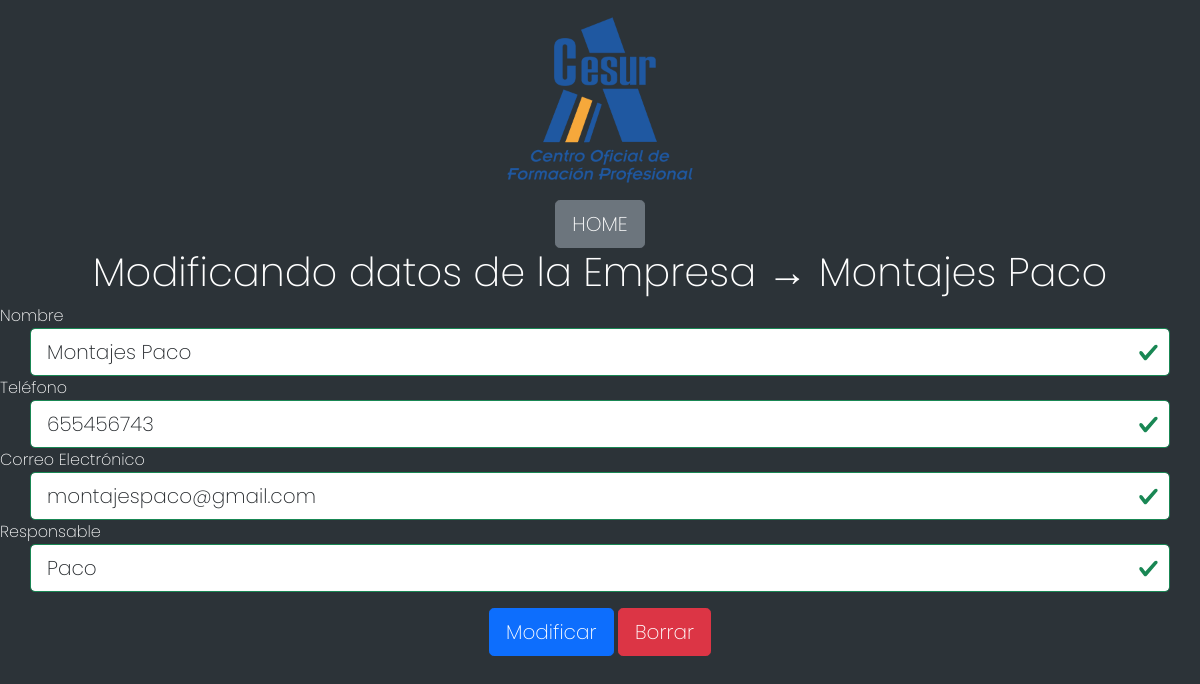
The app's page /php/modEmpresa.php?id=1 (signed in) with its own data.
### tables this page shows
CREATE TABLE `empresa` (
  `ID_Empresa` int NOT NULL AUTO_INCREMENT,
  `Nombre_Empresa` varchar(64) NOT NULL,
  `Telefono` int NOT NULL,
  `Email` varchar(64) NOT NULL,
  `Responsable` varchar(64) NOT NULL,
  `Observaciones` text,
  PRIMARY KEY (`ID_Empresa`)
);

### php/lib/DB.php (called while the page is built, shortened)
<?php
class DB
{
  private $host="localhost";
  private $user="root";
  private $pass="";
  private $db_name="proyectodual";
  private $port="3307";
  private $conexion;
  private $error=false;
  function __construct()
  {
      $this->conexion = new mysqli($this->host, $this->user, $this->pass, $this->db_name, $this->port);
  }
  function hayError(){
    return $this->error;
  }
  function realizarConsulta($consulta){
    if (!$this->hayError()){
      $resultado = $this->conexion->query($consulta);
      return $resultado;
    } else {
      $this->error_msj="Imposible realizar la consulta: ".$consulta;
      return null;
    }
  }
}
?>

### php/lib/consultas.php (called while the page is built, shortened)
<?php
include 'DB.php';
class consultas extends DB
{
    public function empresaAeditar($id) {
		$sql= "SELECT * FROM empresa WHERE ID_Empresa=".$id;
		$resultado = $this->realizarConsulta($sql);
		if ($resultado != null) {
            $tabla = [];
            while ($fila = $resultado->fetch_assoc()) {
                $tabla[] = $fila;
            }
            return $tabla;
        } else {
            return null;
        }
	}
}

### php/modEmpresa.php (the view, shortened to what this page needs)
<?php
    require 'lib/consultas.php';
    $BaseDatos=new consultas();
    $resultado=$BaseDatos->empresaAeditar($_GET["id"]);
?>
<!DOCTYPE html>
<html lang="es">
<head>
    <link rel="stylesheet" href="../css/jquery.dataTables.min.css">
    <link rel="stylesheet" href="../css/bootstrap.min.css">
    <link rel="stylesheet" href="../css/local.css">
</head>
<body>
    <div class="encabezado">
        <img class="logo" alt="logo" src="../img/CESUR-web.png">
    </div>
<div class="text-center">
    <a href="index.php"><input type="button" class="btn btn-secondary btn-lg" value="HOME"></a>
</div>
<h1 class="text-center">Modificando datos de la Empresa &rarr; <?php echo $resultado[0]["Nombre_Empresa"] ?></h1>
    <form action="modEmpresaAuto.php" method="post" class="was-validated">
        <div class="form-group">
            <label>Nombre</label>
            <input type="text" class="form-control form-control-lg posicionFormulario" name="nom" value="<?php echo $resultado[0]["Nombre_Empresa"] ?>" required>
        </div>
        <div class="form-group">
            <label>Tel&eacute;fono</label>
            <input type="text" onkeypress='return event.charCode >= 48 && event.charCode <= 57' class="form-control form-control-lg posicionFormulario" name="tel" minlength="9" maxlength="9" value="<?php echo $resultado[0]["Telefono"] ?>" required></input>
        </div>
        <div class="form-group">
            <label>Correo Electr&oacute;nico</label>
            <input type="email" class="form-control form-control-lg posicionFormulario" name="ema" value="<?php echo $resultado[0]["Email"] ?>" required>
        </div>
        <div class="form-group">
            <label>Responsable</label>
            <input type="text" class="form-control form-control-lg posicionFormulario" name="res" value="<?php echo $resultado[0]["Responsable"] ?>" required>
        </div>
        <div class="m-3 text-center">
            <input type="submit" class="btn btn-primary btn-lg" value="Modificar">
            <input type="reset" class="btn btn-danger btn-lg" value="Borrar">
        </div>
    </form>
</body>
</html>

### css/local.css (style rules this page uses)
body { font-family: 'Poppins', Arial, Helvetica, sans-serif; color: white; background-color: #2c3338; }
.posicionFormulario { margin-left: auto; margin-right: auto; width: 95%; }
.encabezado { background-color: #2c3338; width: 100%; height: 200px; text-align: center; }
.logo { width: 200px; }

### records on screen
empresa: Nombre_Empresa "Montajes Paco", nom "Montajes Paco", tel "655456743", ema "montajespaco@gmail.com", res "Paco"
